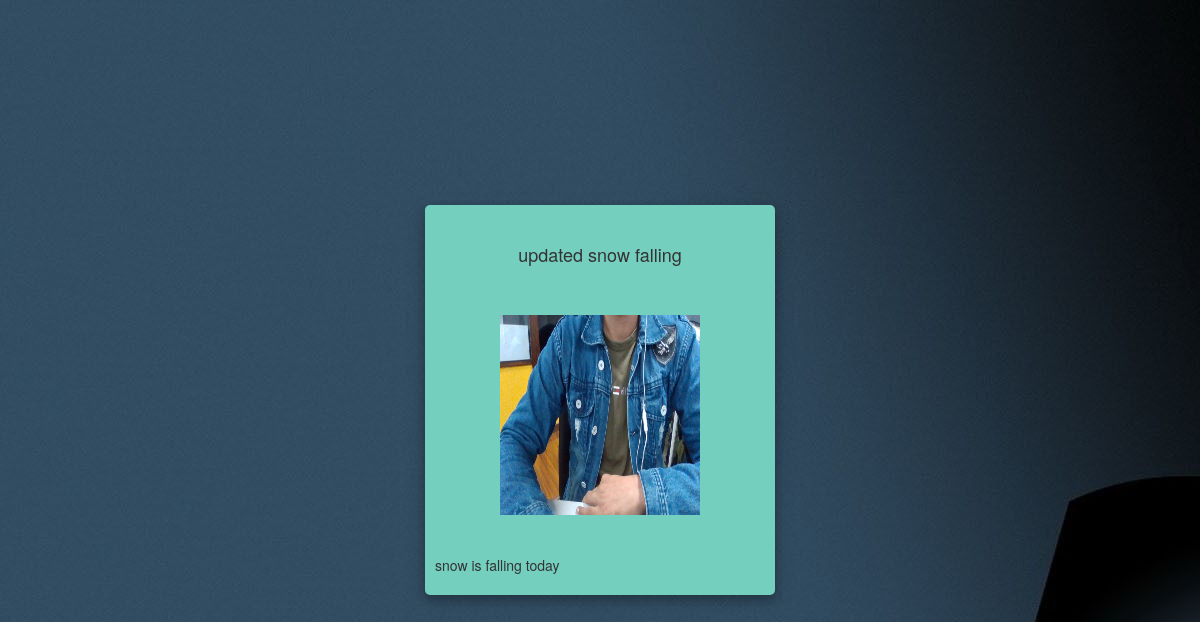
/postdetailpage/14 (signed in), run on an earlier commit of the app's database.
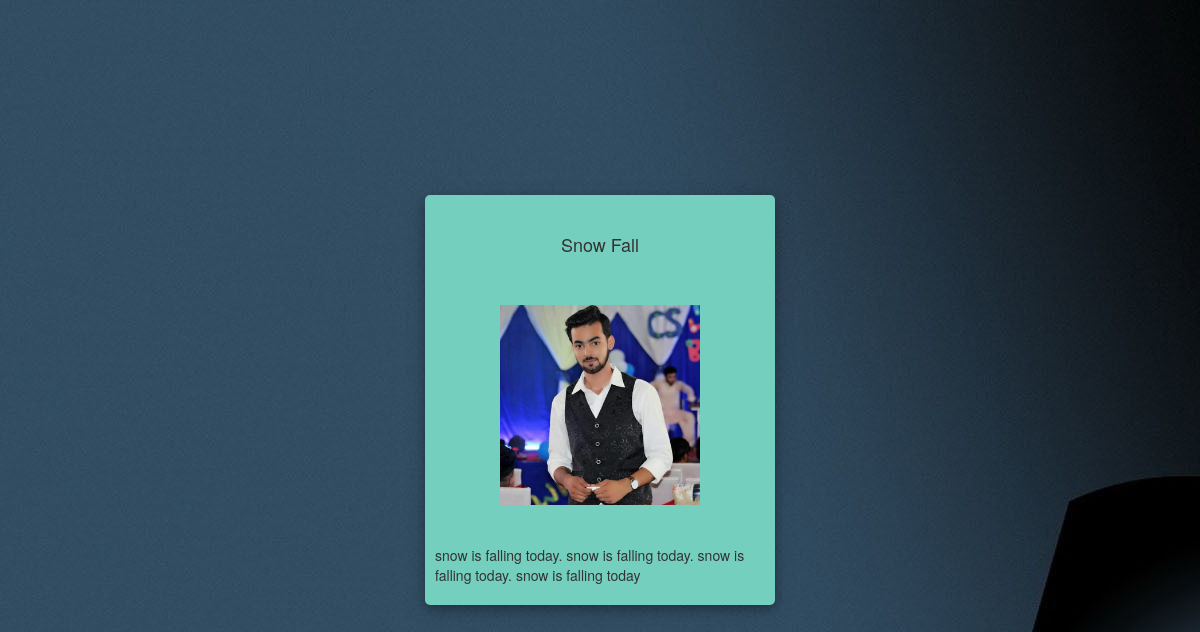
And on a later commit of the database.
### SocialApp/models.py (models this page shows, shortened)
class BlogPost(models.Model):
    title = models.CharField(max_length=300)
    description = models.TextField()
    image = models.ImageField()
    user = models.ForeignKey(Users, on_delete=models.CASCADE, null=True, blank=True)

### SocialApp/views.py (the view)
# urls.py: path('postdetailpage/<int:id>', views.postdetail, name='postdetail'),
@login_required
def postdetail(request, id):
    post = BlogPost.objects.filter(id=id)
    context = {'post': post, 'media_url': settings.MEDIA_URL}
    return render(request, 'post_detail.html', context)

### SocialApp/templates/post_detail.html (shortened to what this page needs)
{% load static%}
<!DOCTYPE html>
<html>
<head>
    <link rel="stylesheet" href="https://stackpath.bootstrapcdn.com/bootstrap/4.1.3/css/bootstrap.min.css"
>
    <link rel="stylesheet" href="https://use.fontawesome.com/releases/v5.6.1/css/all.css"
>
  <link rel="stylesheet" href="https://maxcdn.bootstrapcdn.com/bootstrap/3.4.1/css/bootstrap.min.css">
</head>
<body>
<div class="container h-100">
    <div class="d-flex justify-content-center h-100">
        <div class="user_card">
                {% for p in post%}
                <div class="d-flex justify-content-center detail-div" style="float:left" style="display: block;">
                    <h4>{{ p.title }}</h4>
                </div>
                <div class="d-flex justify-content-center detail-div" style="float:left" style="display: block;">
                    <img src="{{media_url}}/{{p.image}}" style="width:200px; height:200px;">
                </div>
                <br>
                <p>
                    {{p.description}}
                </p>
                {%endfor%}
        </div>
    </div>
</div>
</body>
</html>

What changed in the data, as far as the page shows it:
changed BlogPost: title "updated snow falling" → "Snow Fall"; image: a different picture; description "snow is falling today" → "snow is falling today. snow is falling today. snow is falling today. snow is falling today"
